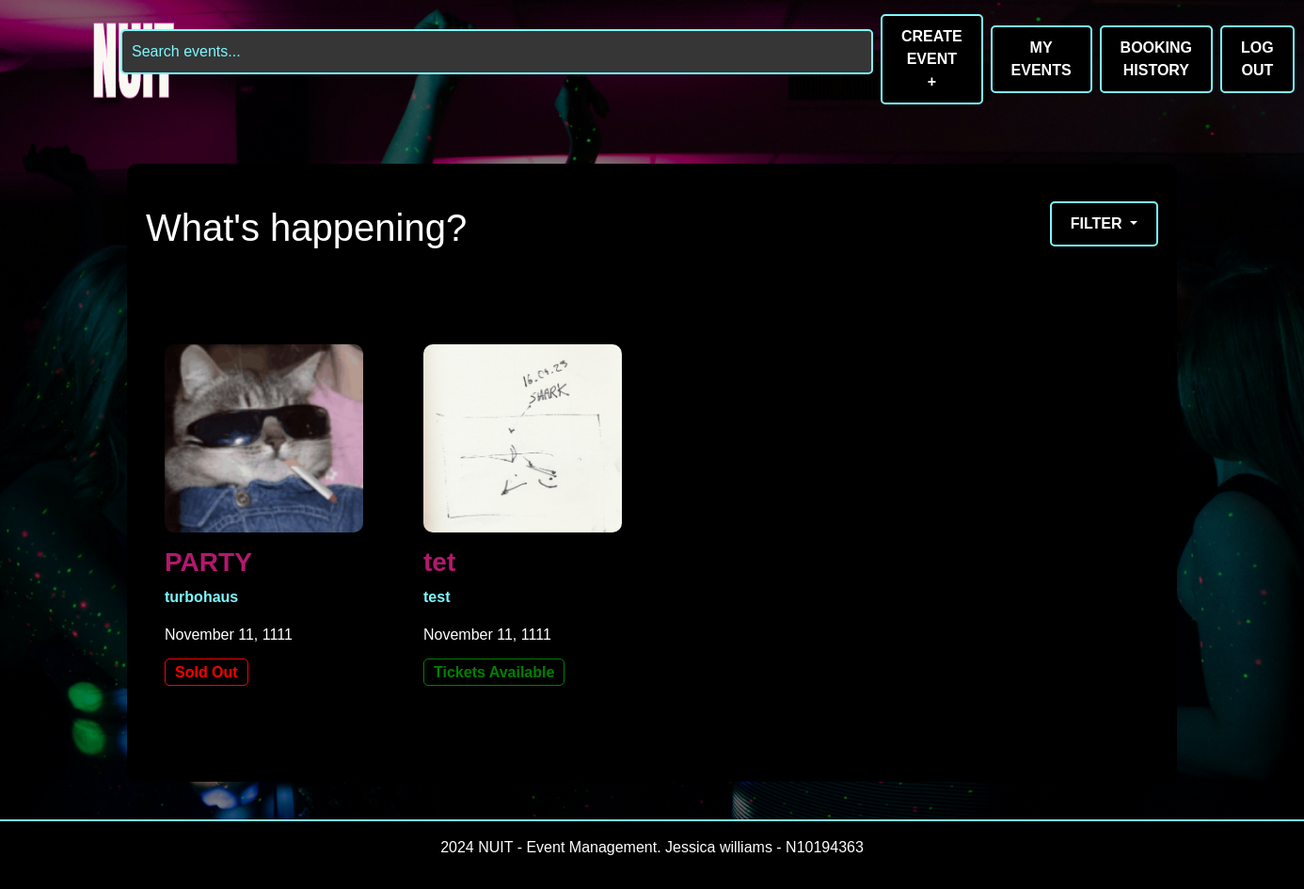
Screenshot of / (signed in) with the database file from the repository.
### website/models.py (models this page shows, shortened)
class Event(db.Model):
    id = db.Column(db.Integer, primary_key=True)
    name = db.Column(db.String(100), nullable=False)
    location = db.Column(db.String(100), nullable=False)
    date = db.Column(db.DateTime, nullable=False)
    description = db.Column(db.Text, nullable=True)
    available_tickets = db.Column(db.Integer, nullable=False)
    categories = db.Column(db.String(200), nullable=False)
    status = db.Column(db.String(200), default="Tickets available", nullable=False)
    image = db.Column(db.String(100), nullable=True)
    creator_id = db.Column(db.Integer, db.ForeignKey('user.id'), nullable=False)
    comments = db.relationship('Comment', backref='event', lazy=True)
    bookings = db.relationship('Booking', backref='event', lazy=True)

### website/views.py (the view)
@main_bp.route('/')
def index():
    register_form = RegistrationForm ()
    login_form = LoginForm()
    selected_categories = request.args.getlist('categories')
    search_query = request.args.get('search')
    events_query = Event.query
    if search_query:
        events_query = events_query.filter(
            (Event.name.ilike(f'%{search_query}%')) |
            (Event.description.ilike(f'%{search_query}%'))
        )
    if selected_categories:
        events_query = events_query.filter(Event.categories.in_(selected_categories)).all()
    events = events_query.all()
    return render_template('index.html', register_form=register_form, login_form=login_form, events=events)

### website/forms.py
class RegistrationForm (FlaskForm):
    first_name = StringField("First Name", validators=[InputRequired()])
    last_name = StringField("Last Name", validators=[InputRequired()])
    email = StringField("Email", validators=[InputRequired(), Email()])
    password = PasswordField("Password", validators=[InputRequired()])
    contact_number = StringField("Contact Number", validators=[
        InputRequired(),
        Length(min=10, max=15)
    ])
    street_address = StringField("Street Address", validators=[InputRequired()])
    submit = SubmitField("Register")

class LoginForm(FlaskForm):
    email = StringField("Email", validators=[InputRequired(), Email()])
    password = PasswordField("Password", validators=[InputRequired()])
    submit = SubmitField("Login")

### website/__init__.py (called while the page is built)
def create_app():
    app = Flask(__name__)  # this is the name of the module/package that is calling this app
    app.debug = True
    app.secret_key = 'somesecretkey'
    app.config['SQLALCHEMY_DATABASE_URI'] = 'sqlite:///sitedata.sqlite'
    db.init_app(app)
    Bootstrap5(app)
    login_manager = LoginManager()
    login_manager.login_view = 'auth.login'
    login_manager.init_app(app)
    UPLOAD_FOLDER = 'website/static/img'
    app.config['UPLOAD_FOLDER'] = UPLOAD_FOLDER
    from .models import User
    @login_manager.user_loader
    def load_user(user_id):
       return db.session.scalar(db.select(User).where(User.id==user_id))
    from . import views
    app.register_blueprint(views.main_bp)
    from . import auth
    app.register_blueprint(auth.auth_bp)
    from .events import event_bp
    app.register_blueprint(event_bp)
    return app

### website/templates/index.html (shortened to what this page needs)
{% extends "base.html" %} {% from "bootstrap5/form.html" import render_form %}
{% block content %}
<div class="container mt-5">
    <div class="section-background">
      <div class="d-flex justify-content-between align-items-center">
        <h1>What's happening?</h1>
            <div class="dropdown">
              <form method="GET" action="{{ url_for('main.index') }}">
                <button
                  class="btn btn-secondary dropdown-toggle"
                  type="button"
                  id="filterDropdown"
                  data-bs-toggle="dropdown"
                  aria-expanded="false"
                >
                  Filter
                </button>
              </form>
        </div>
      </div>
        <div class="row mt-5">
          {% for event in events %}
          <div class="col-lg-3 col-md-6 col-sm-12 mb-4">
            <div class="event-card">
              <a href="{{ url_for('main.event_details', event_id=event.id) }}">
                <img
                  src="{{ url_for('static', filename='img/' + event.image.replace('website/static/img', '')) }}"
                  class="img-fluid"
                  alt="{{ event.name }}"
                />
              </a>
              <h3>{{ event.name }}</h3>
              <p class="location">{{ event.location }}</p>
              <p>{{ event.date.strftime('%B %d, %Y') }}</p>
              {% if event.status == 'Sold Out' %}
              <span class="event-status status-sold-out">Sold Out</span>
              {% elif event.status == 'Tickets Available' %}
              <span class="event-status status-open">Tickets Available</span>
              {% elif event.status == 'Cancelled' %}
              <span class="event-status status-cancelled">Cancelled</span>
              {% elif event.status == 'Inactive' %}
              <span class="event-status status-inactive">Inactive</span>
              {% endif %}
            </div>
          </div>
          {% endfor %}
        </div>
      </div>
    </div>
  </div>
  {% endblock %}

### website/static/css/styles.css (style rules this page uses)
body, h1, h2, h3, h4, h5, h6, p, a, button, input, footer, .search-bar { font-family: Verdana, Geneva, sans-serif; }
h3,h4 { color: rgb(179, 24, 109); font-weight: bold; }
html, body { height: 100%; margin: 0; }
body { display: flex; flex-direction: column; justify-content: space-between; }
.btn { background-color: #000000; color: white; border: 2px solid rgb(125, 249, 255); padding: 10px 20px; border-radius: 5px; font-weight: bold; text-transform: uppercase; transition: background-color 0.3s ease, border-color 0.3s ease; }
.event-status { font-weight: bold; padding: 5px 10px; border-radius: 5px; background-color: black; border: 1px solid; }
.status-open { color: green; border-color: green; }
.status-sold-out { color: red; border-color: red; }
.event-card { background-color: #000000; border-radius: 10px; padding: 20px; margin: 20px 0; }
.event-card img { width: 100%; height: 200px; object-fit: cover; border-radius: 10px; margin-bottom: 15px; }
.location { color: #7DF9FF; font-weight: bold; }
body { background-image: url('../img/background.jpg'); background-size: cover; background-position: center; background-repeat: no-repeat; background-attachment: fixed; color: white; position: relative; z-index: 0; }
body::before { content: ""; position: fixed; top: 0; left: 0; width: 100%; height: 100%; background-color: rgba(0, 0, 0, 0.5); z-index: -1; }
.section-background { background-color: black; padding: 40px 20px; margin-bottom: 40px; border-radius: 10px; }

### rows the page displays
Event: image (picture), name "PARTY", location "turbohaus", date "November 11, 1111", status "Sold Out"
Event: image (picture), name "tet", location "test", date "November 11, 1111", shows "Tickets Available"
